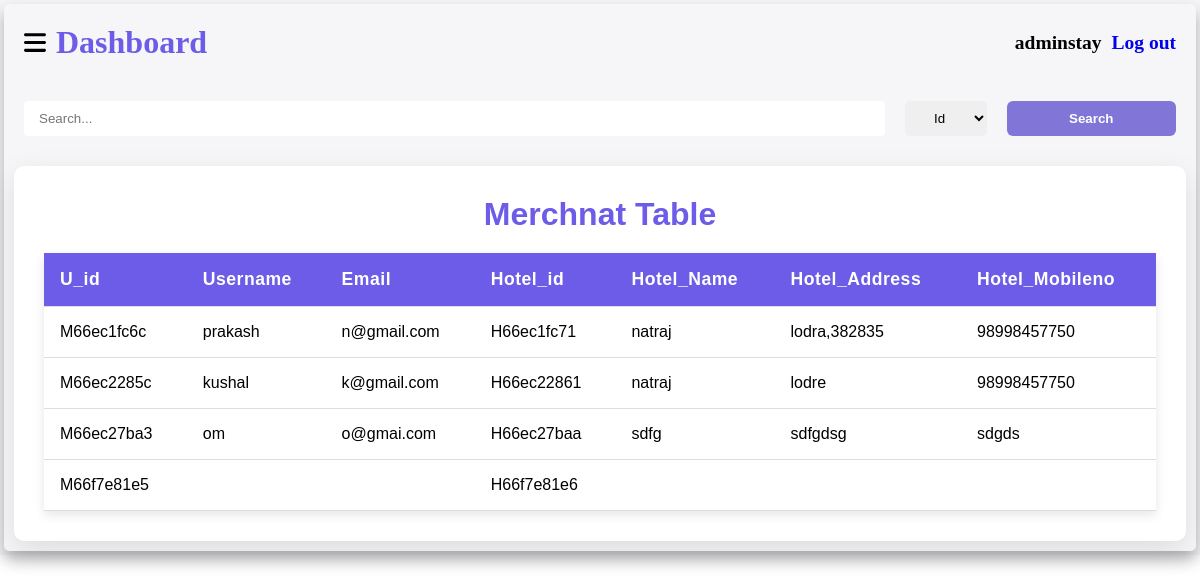
Page /Admin_dash.php (signed in) on the earlier database version.
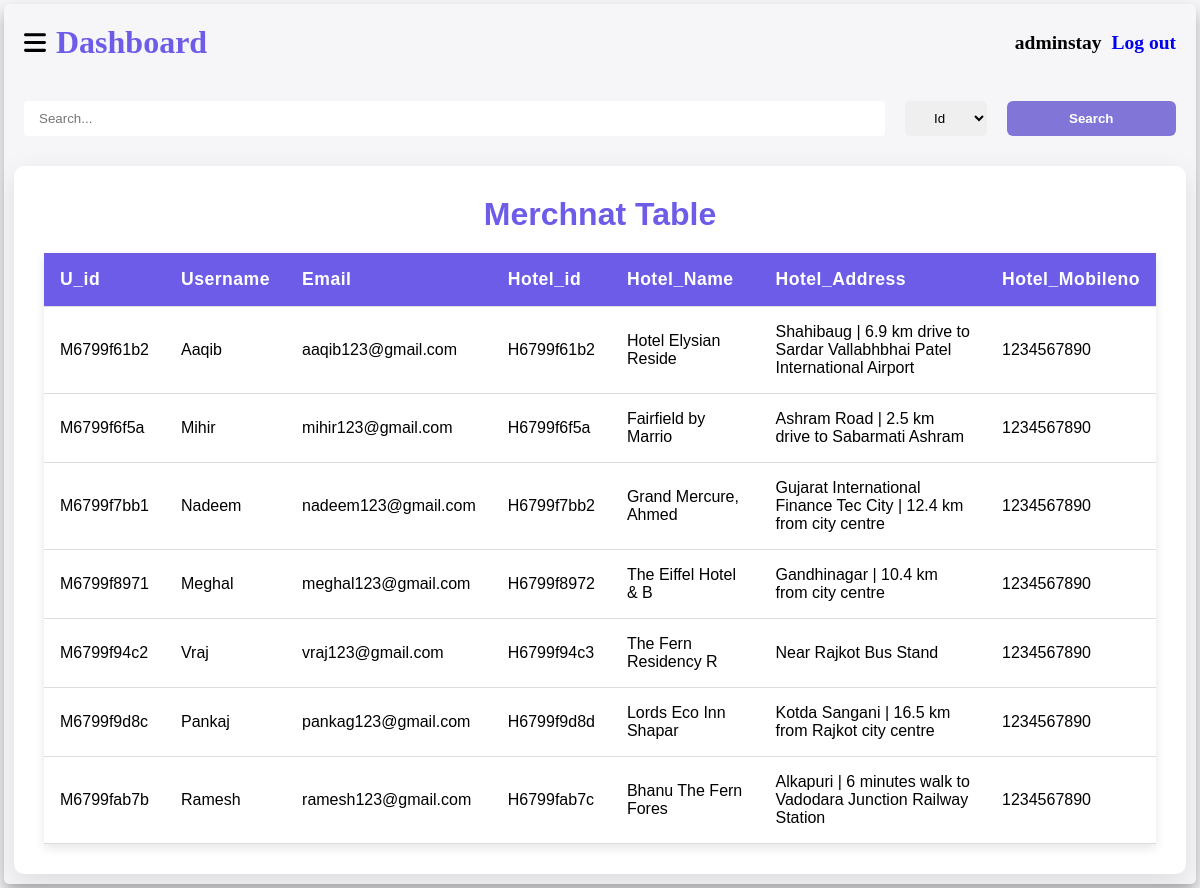
Same page on the later database version.
### tables this page shows
CREATE TABLE `m_register` (
  `Um_id` varchar(10) NOT NULL,
  `Username` varchar(50) NOT NULL,
  `Email` varchar(50) NOT NULL,
  `Password` varchar(100) NOT NULL,
  `Hotel_id` varchar(10) NOT NULL,
  `Hotel_Name` varchar(20) NOT NULL,
  `Hotel_Address` text NOT NULL,
  `Hotel_Mobileno` char(15) NOT NULL,
  `Hotel_Bname` varchar(50) NOT NULL,
  `Hotel_AccountNo` char(20) NOT NULL,
  `Hotel_IFSCcode` char(15) NOT NULL
);

### Admin_dash.php (the view, shortened to what this page needs)
<!DOCTYPE html>
<html lang="en">
<head>
    <link rel="stylesheet" href="CSS/index.css">
    <link rel="stylesheet" href="https://cdnjs.cloudflare.com/ajax/libs/font-awesome/6.6.0/css/all.min.css" />
    <link rel="stylesheet" href="CSS/table.css">
</head>
<body>
    <div class="container">
        <div class="right">
            <div class="navbar">
                <h1 class="name">
                    <img src="./Images/ham.svg" id="hambtn">
                    <span>Dashboard</span>
                </h1>
                <h2 class="uname">
                    <?php
                    if (isset($_SESSION['adminname'])) {
                        echo   "<span>" . $_SESSION['adminname'] . "</span>";
                        echo  "<a href='Process/logout.php'>Log out</a>";
                    } else {
                        header("location:Admin.php");
                    }
                    ?>
                </h2>
            </div>
            <form method="POST">
                <div class="search">
                    <input class="stc" type="text" name="serch" placeholder="Search...">
                    <select name="type" id="opt">
                        <option value="Um_id">Id</option>
                    </select>
                    <button class="scbtn" name="serchbtn">Search</button>
                </div>
            </form>
            <?php
            include './Process/cnn.php';
            if (array_key_exists('serchbtn', $_POST)) {
                serchdata();
            } else {
                $data  = mysqli_query($cnn, "Select * from  m_register");
                echo "<div class='table-container'>
                <h1>Merchnat Table</h1>
                    <table>
                        <thead>
                            <tr id ='data2'>
                                <th>U_id</th>
                                <th>Username</th>
                                <th>Email</th>
                                <th>Hotel_id</th>
                                <th>Hotel_Name</th>
                                <th>Hotel_Address</th>
                                <th>Hotel_Mobileno</th>
                            </tr>
                        </thead>";
                while ($d = mysqli_fetch_assoc($data)) {
                    echo "<tbody>
                            <tr>
                            <td><span id='data'>U_id : </span>" . $d['Um_id'] . "</td>
                                <td><span id='data'>Username : </span>" . $d['Username'] . "</td>
                                <td><span id='data'>Email : </span>" . $d['Email'] . "</td>
                                <td><span id='data'>Hotel_id : </span>" . $d['Hotel_id'] . "</td>
                                <td><span id='data'>Hotel_Name : </span>" . $d['Hotel_Name'] . "</td>
                                <td><span id='data'>Hotel_Address : </span>" . $d['Hotel_Address'] . "</td>
                                <td><span id='data'>Hotel_Mobileno : </span>" . $d['Hotel_Mobileno'] . "</td>
                            </tr>
                        </tbody>";
                }
            }
            echo "</table></div>";
            ?>
        </div>
    </div>
</body>
</html>

### CSS/index.css (style rules this page uses)
* { margin: 0; padding: 0; }
.name { display: flex; align-items: center; gap: 10px; margin: 20px; }
#hambtn { width: 22px; }
.container { background-color: #f6f6f9; display: flex; }
.right { width: 100vw; box-shadow: 0 0.5rem 1rem #D4D4D4; }
.right { border-radius: 5px; margin: 4px; box-shadow: 0 0.5rem 1rem #acacac; }
a { text-decoration: none; }
.navbar { cursor: pointer; font-size: 13px; display: flex; align-items: center; justify-content: space-between; }
.uname { margin-right: 20px; gap: 10px; display: flex; }

### CSS/table.css (style rules this page uses)
.table-container { overflow: auto; margin: 10px; background-color: white; padding: 30px; border-radius: 10px; box-shadow: 0 10px 30px rgba(0, 0, 0, 0.1); animation: fadeIn 1s ease-in-out; cursor: pointer; font-family: 'Lucida Sans', 'Lucida Sans Regular', 'Lucida Grande', 'Lucida Sans Unicode', Geneva, Verdana, sans-serif; }
h1 { text-align: center; color: #6c5ce7; font-size: 2rem; margin-bottom: 20px; animation: fadeIn 1.5s ease-out; }
table { width: 100%; border-collapse: collapse; margin-top: 20px; animation: fadeIn 1.5s ease-in-out; }
th, td { padding: 16px; text-align: left; border-bottom: 1px solid #ddd; transition: background-color 0.3s ease, transform 0.3s ease; }
th { background-color: #6c5ce7; color: white; font-size: 1.1rem; font-weight: 600; letter-spacing: 0.5px; }
table { box-shadow: 0 4px 10px rgba(0, 0, 0, 0.1); }
#opt { text-align: center; border: none; border-radius: 5px; }
.stc { width: 100%; padding: 10px 15px; border-radius: 4px; border: none; }
.scbtn { padding: 6px; cursor: pointer; width: 20%; background: #8176d7; border-radius: 6px; font-weight: bold; border: none; color: white; font-family: 'Trebuchet MS', 'Lucida Sans Unicode', 'Lucida Grande', 'Lucida Sans', Arial, sans-serif; }
.search { gap: 20px; display: flex; justify-content: center; padding: 20px; }

Differences in the rows shown:
removed m_register: Um_id "M66ec1fc6c", Username "prakash", Email "n@gmail.com", Hotel "H66ec1fc71", Hotel_Name "natraj", Hotel_Address "lodra,382835", Hotel_Mobileno "98998457750"
removed m_register: Um_id "M66ec2285c", Username "kushal", Email "k@gmail.com", Hotel "H66ec22861", Hotel_Name "natraj", Hotel_Address "lodre", Hotel_Mobileno "98998457750"
removed m_register: Um_id "M66ec27ba3", Username "om", Email "o@gmai.com", Hotel "H66ec27baa", Hotel_Name "sdfg", Hotel_Address "sdfgdsg", Hotel_Mobileno "sdgds"
removed m_register: Um_id "M66f7e81e5", Hotel "H66f7e81e6"
added m_register: Um_id "M6799f61b2", Username "Aaqib", Email "aaqib123@gmail.com", Hotel "H6799f61b2", Hotel_Name "Hotel Elysian Reside", Hotel_Address "Shahibaug | 6.9 km drive to Sardar Vallabhbhai Patel International Airport", Hotel_Mobileno "1234567890"
added m_register: Um_id "M6799f6f5a", Username "Mihir", Email "mihir123@gmail.com", Hotel "H6799f6f5a", Hotel_Name "Fairfield by Marrio", Hotel_Address "Ashram Road | 2.5 km drive to Sabarmati Ashram", Hotel_Mobileno "1234567890"
added m_register: Um_id "M6799f7bb1", Username "Nadeem", Email "nadeem123@gmail.com", Hotel "H6799f7bb2", Hotel_Name "Grand Mercure, Ahmed", Hotel_Address "Gujarat International Finance Tec City | 12.4 km from city centre", Hotel_Mobileno "1234567890"
added m_register: Um_id "M6799f8971", Username "Meghal", Email "meghal123@gmail.com", Hotel "H6799f8972", Hotel_Name "The Eiffel Hotel & B", Hotel_Address "Gandhinagar | 10.4 km from city centre", Hotel_Mobileno "1234567890"
added m_register: Um_id "M6799f94c2", Username "Vraj", Email "vraj123@gmail.com", Hotel "H6799f94c3", Hotel_Name "The Fern Residency R", Hotel_Address "Near Rajkot Bus Stand", Hotel_Mobileno "1234567890"
added m_register: Um_id "M6799f9d8c", Username "Pankaj", Email "pankag123@gmail.com", Hotel "H6799f9d8d", Hotel_Name "Lords Eco Inn Shapar", Hotel_Address "Kotda Sangani | 16.5 km from Rajkot city centre", Hotel_Mobileno "1234567890"
added m_register: Um_id "M6799fab7b", Username "Ramesh", Email "ramesh123@gmail.com", Hotel "H6799fab7c", Hotel_Name "Bhanu The Fern Fores", Hotel_Address "Alkapuri | 6 minutes walk to Vadodara Junction Railway Station", Hotel_Mobileno "1234567890"
